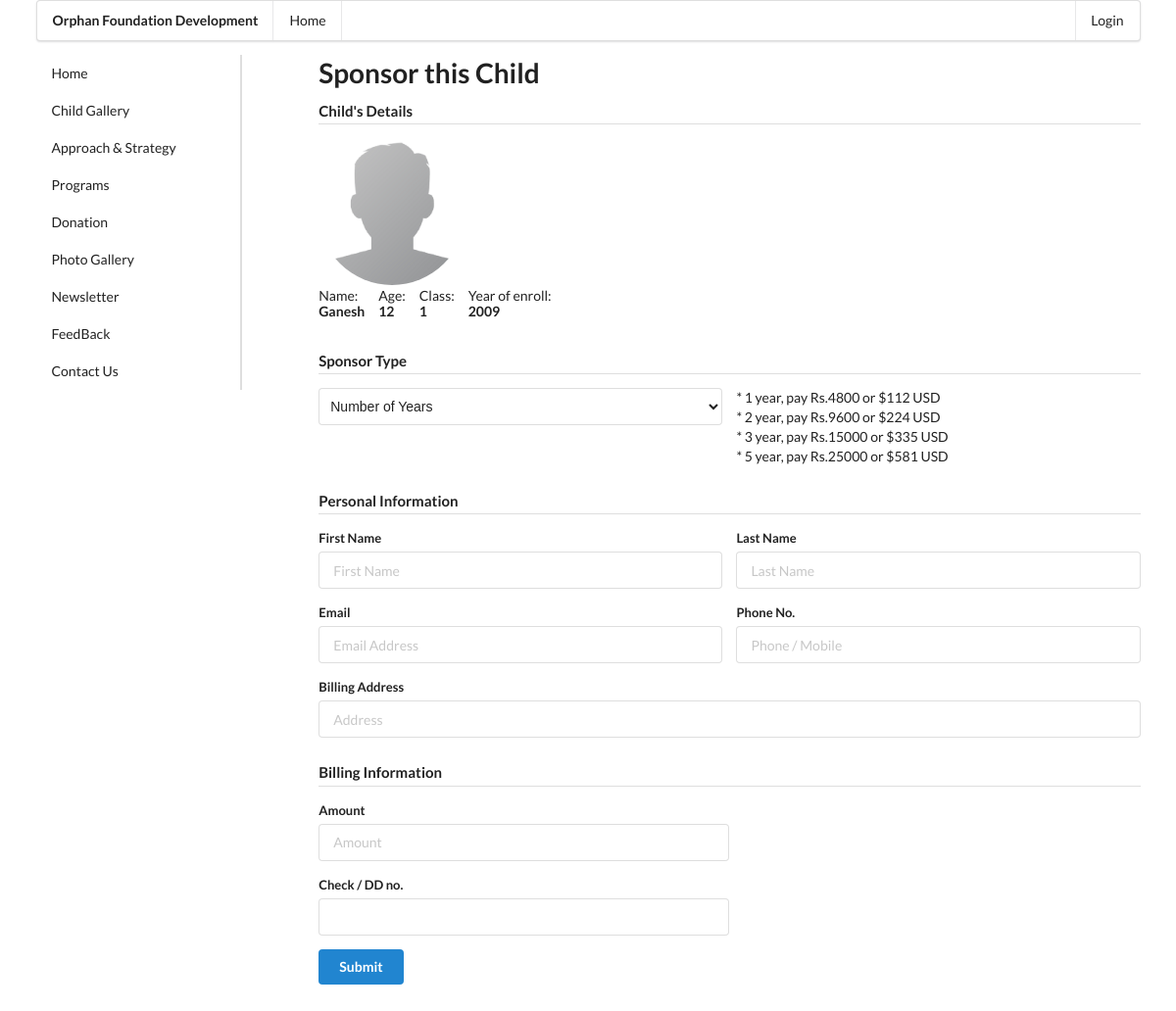
The app's page /sponsor-children.php?cid=7 with its own data.
### tables this page shows
CREATE TABLE `children` (
  `cid` int(50) NOT NULL,
  `cname` varchar(30) NOT NULL,
  `cdob` date NOT NULL,
  `cyoe` year(4) NOT NULL,
  `cclass` int(3) NOT NULL,
  `cstory` text NOT NULL,
  `cphoto` text NOT NULL,
  `sponsored` tinyint(1) NOT NULL
);

### sponsor-children.php (the view, shortened to what this page needs)
<?php include './components/header.php'; ?>
    <div class="ui container">
        <?php include './components/top-menu.php'; ?>
        <div class="ui grid">
            <?php include './components/side-menu.php'; ?>
            <div class="twelve wide column">
                <h1>Sponsor this Child</h1>
                <form action="<?php $_PHP_SELF ?>" method="post" class="ui form">
                    <h4 class="ui dividing header">Child's Details</h4>
                    <img class="ui small top aligned circular image" src="img/defaultimg.png">
                    <?php
                        if(isset($_GET['cid'])) {
                            $cid = $_GET['cid'];
                        } else {
                            $unsponsored_page = './child-gallery-sponsored.php';
                            header('Location: ' . $unsponsored_page);
                        }
                        $sql = "SELECT cid, cname, cdob, cyoe, cclass FROM children WHERE cid='$cid'";
                        $result = $conn->query($sql);
                        if ($result->num_rows > 0) {
                            while($row = $result->fetch_assoc()) {
                                $dob = $row["cdob"];
                                $age = (date('Y') - date('Y',strtotime($dob)));
                    ?>
                    <span>
                        <div class="description">
                            <div class="ui horizontal list">
                                <div class="item">
                                    <div class="content">
                                        <div>Name:</div> <strong><?php echo $row["cname"]; ?></strong>
                                    </div>
                                </div>
                                <div class="item">
                                    <div class="content">
                                        <div>Age:</div> <strong><?php echo $age; ?></strong>
                                    </div>
                                </div>
                                <div class="item">
                                    <div class="content">
                                    <div>Class:</div> <strong><?php echo $row["cclass"]; ?></strong>
                                    </div>
                                </div>
                                <div class="item">
                                    <div class="content">
                                    <div>Year of enroll:</div> <strong><?php echo $row["cyoe"]; ?></strong>
                                    </div>
                                </div>
                            </div>
                        </div>
                    </span>
                    <?php
                            }
                        }
                    ?>
                    <h4 class="ui dividing header">Sponsor Type</h4>
                    <div class="two fields">
                        <div class="field">
                            <select name="noofyear" class="ui fluid dropdown">
                                <option value="">Number of Years</option>
                            </select>
                        </div>
                        <div class="field">
                            * 1 year, pay Rs.4800   or $112 USD <br>
                            * 2 year, pay Rs.9600   or $224 USD <br>
                            * 3 year, pay Rs.15000  or $335 USD <br>
                            * 5 year, pay Rs.25000  or $581 USD <br>
                        </div>
                    </div>
                    <h4 class="ui dividing header">Personal Information</h4>
                    <div class="fields">
                        <div class="eight wide field">
                            <label>First Name</label>
                            <input type="text" name="firstname" placeholder="First Name">
                        </div>
                        <div class="eight wide field">
                            <label>Last Name</label>
                            <input type="text" name="lastname" placeholder="Last Name">
                        </div>
                    </div>
                    <div class="fields">
                        <div class="eight wide field">
                            <label>Email</label>
                            <input type="email" name="email" placeholder="Email Address">
                        </div>
                        <div class="eight wide field">
                            <label>Phone No.</label>
                            <input type="tel" name="phone" placeholder="Phone / Mobile">
                        </div>
                    </div>
                    <div class="field">
                        <label>Billing Address</label>
                        <div class="field">
                        <div class="sixteen wide field">
                            <input type="text" name="address" placeholder="Address">
                        </div>
                        </div>
                    </div>
                    <h4 class="ui dividing header">Billing Information</h4>
                    <div class="field">
                        <div class="eight wide field">
                        <label>Amount</label>
                        <input type="number" name="amount" min="1" maxlength="16" placeholder="Amount">
                        </div>
                    </div>
                    <div class="field">
                        <div class="eight wide field">
                            <label>Check / DD no.</label>
                            <input type="text" name="checkno">
                        </div>
                    </div>
                    <button name="submit" class="ui primary button" tabindex="0">Submit</button>
                </form>
            </div>
            <span class="p-20"></span>
        </div>
    </div>
<?php include './components/footer.php'; ?>

### css/main.css (style rules this page uses)
.p-20 { padding: 200px; }

### records on screen
children: cname "Ganesh", cdob "12", cclass "1", cyoe "2009"
